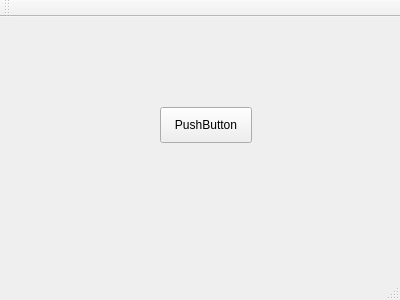
<?xml version="1.0" encoding="UTF-8"?>
<ui version="4.0">
 <class>MainWindow</class>
 <widget class="QMainWindow" name="MainWindow">
  <property name="geometry">
   <rect>
    <x>0</x>
    <y>0</y>
    <width>400</width>
    <height>300</height>
   </rect>
  </property>
  <property name="windowTitle">
   <string>MainWindow</string>
  </property>
  <widget class="QWidget" name="centralWidget">
   <widget class="QPushButton" name="pushButton">
    <property name="geometry">
     <rect>
      <x>160</x>
      <y>90</y>
      <width>92</width>
      <height>36</height>
     </rect>
    </property>
    <property name="text">
     <string>PushButton</string>
    </property>
   </widget>
  </widget>
  <widget class="QMenuBar" name="menuBar">
   <property name="geometry">
    <rect>
     <x>0</x>
     <y>0</y>
     <width>400</width>
     <height>28</height>
    </rect>
   </property>
  </widget>
  <widget class="QToolBar" name="mainToolBar">
   <attribute name="toolBarArea">
    <enum>TopToolBarArea</enum>
   </attribute>
   <attribute name="toolBarBreak">
    <bool>false</bool>
   </attribute>
  </widget>
  <widget class="QStatusBar" name="statusBar"/>
 </widget>
 <layoutdefault spacing="6" margin="11"/>
 <resources/>
 <connections/>
</ui>
